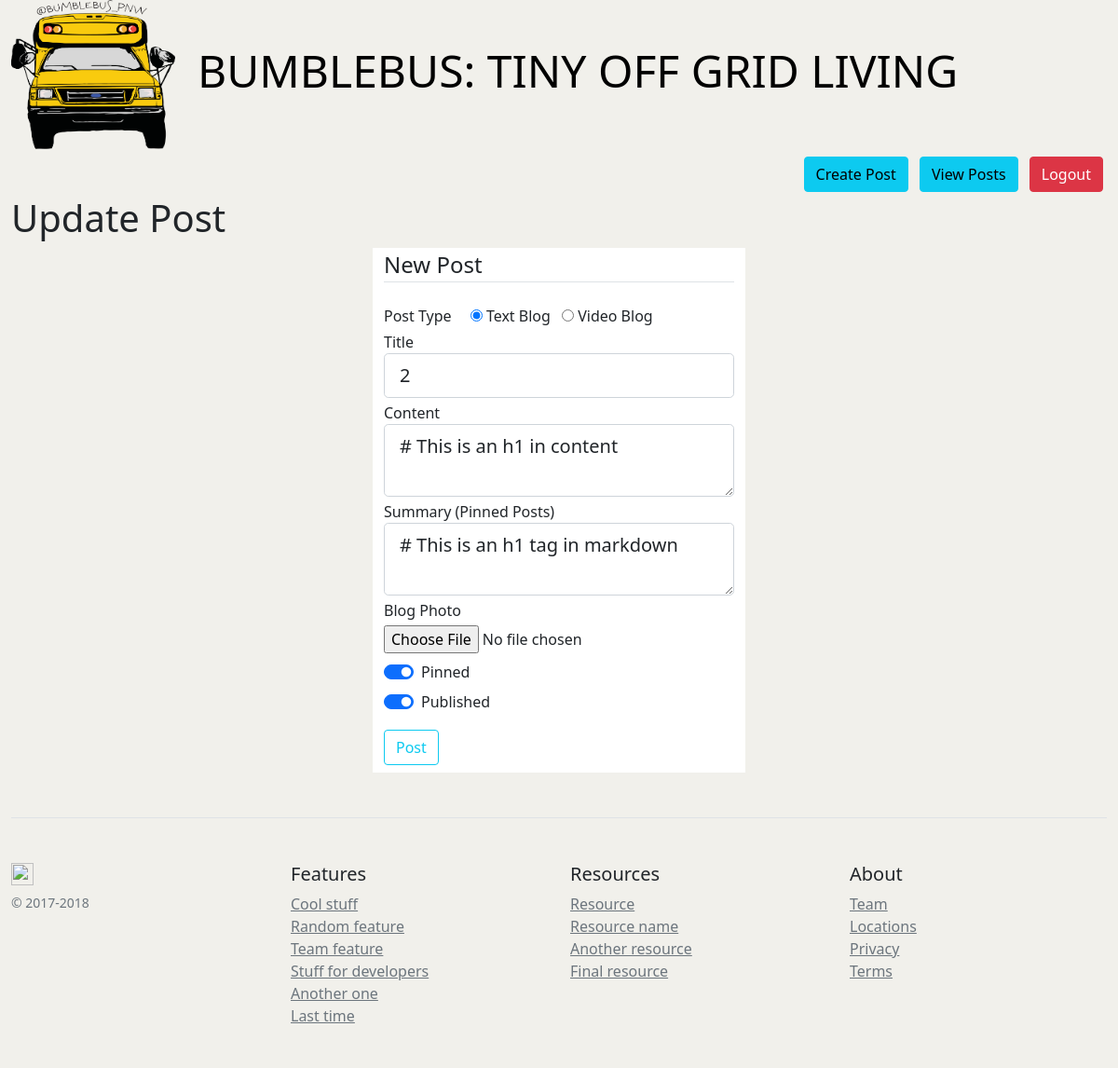
The app's page /post/3/update (signed in) with its own data.
### bumblebus/models.py (models this page shows, shortened)
class Post(db.Model):
	id = db.Column(db.Integer, primary_key=True)
	postType = db.Column(db.String(4), nullable=False)
	title = db.Column(db.String(100), nullable=False)
	date_posted = db.Column(db.DateTime, nullable=False, default=datetime.utcnow) #pass in the function and not the current time; no parens
	content = db.Column(db.Text, nullable=False)
	summary = db.Column(db.Text, nullable=False)
	user_id = db.Column(db.Integer, db.ForeignKey('user.id'), nullable=False)
	pinned = db.Column(db.Boolean, nullable=False, default=False)
	image_file = db.Column(db.String(20), nullable=False, default='blog_default.jpg')
	thumbnail = db.Column(db.String(20), nullable=False, default='blog_default.jpg')
	published = db.Column(db.Boolean, nullable=False, default=False)

### bumblebus/routes.py (the view)
@app.route("/post/<int:post_id>/update", methods=['GET', 'POST'])
@login_required
def post_update(post_id):
	post = Post.query.get_or_404(post_id)
	if post.author != current_user:
		abort(403)
	form = PostForm()
	if form.validate_on_submit():
		postType 	 = form.postType.data
		post.title 	 = form.title.data
		post.content = form.content.data
		post.summary = form.summary.data
		post.pinned  = form.pinned.data
		post.published  = form.published.data
		db.session.commit()
		flash(f'Your post has been updated!', 'success')
		return redirect(url_for('post', post_id=post.id))
	elif request.method == 'GET':
		form.postType.data = post.postType
		form.title.data    = post.title
		form.content.data  = post.content
		form.summary.data  = post.summary
		form.pinned.data   = post.pinned
		form.published.data   = post.published
	return render_template('create_post.html', title="Update Post", form=form, legend='Update Post') # Shares template with post_new

### bumblebus/forms.py
class PostForm(FlaskForm):
	postType = RadioField('Post Type', choices=[('blog','Text Blog'),('vlog','Video Blog')])
	title = StringField('Title', validators=[DataRequired()])
	content = TextAreaField('Content', validators=[DataRequired()])
	summary = TextAreaField('Summary (Pinned Posts)', validators=[DataRequired()])
	picture = FileField('Blog Photo', validators=[FileAllowed(['jpg','png'])])
	pinned = BooleanField('Pinned')
	published = BooleanField('Published')
	content_picture = FileField('Content Photo', validators=[FileAllowed(['jpg','png'])])
	submit = SubmitField('Post')

### bumblebus/models.py (called while the page is built)
@login_manager.user_loader #expects 4 things: is_authenticated, is_active, is_anonymous, get_id; all provided by UserMixin
def load_user(user_id):
	return User.query.get(int(user_id))

### bumblebus/templates/create_post.html (shortened to what this page needs)
{% extends "base.html" %}
{% block content %}
	<h1>{{ legend }}</h1>
	<div class="content-section">
		<div class="row justify-content-center">
			<div class="col-md-4" style="background-color: #fff;" >
				<form method="POST" action="" enctype="multipart/form-data">
					<fieldset class="form-group">
						<legend class="border-bottom mb-4">New Post</legend>
						<div class="form-group ">
							{{ form.postType.label(class="form-check-inline") }}
							{% for field in form.postType %}
								<tr>
									<th>{{ field }}</th>
									<td>{{ field.label(class="me-2") }}</td>
								</tr>
							{% endfor %}
						</div>
						<div class="form-group">
							{{ form.title.label(class="form-control-label mt-1") }}
							{% if form.title.errors %}
								{{ form.title(class="form-control form-control-lg is-invalid") }}
								<div class="invalid-feedback">
									{% for error in form.title.errors%}
										<span>{{ error }}</span>
									{% endfor %}
								</div>
							{% else %}
								{{ form.title(class="form-control form-control-lg") }}
							{% endif %}
						</div>
						<div class="form-group">
							{{ form.content.label(class="form-control-label mt-1") }}
							{% if form.content.errors %}
								{{ form.content(class="form-control form-control-lg is-invalid") }}
								<div class="invalid-feedback">
									{% for error in form.content.errors%}
										<span>{{ error }}</span>
									{% endfor %}
								</div>
							{% else %}
								{{ form.content(class="form-control form-control-lg") }}
							{% endif %}
						</div>
						<div class="form-group">
							{{ form.summary.label(class="form-control-label mt-1") }}
							{% if form.summary.errors %}
								{{ form.summary(class="form-control form-control-lg is-invalid") }}
								<div class="invalid-feedback">
									{% for error in form.summary.errors%}
										<span>{{ error }}</span>
									{% endfor %}
								</div>
							{% else %}
								{{ form.summary(class="form-control form-control-lg") }}
							{% endif %}
						</div>
						<div class="form-group">
							{{ form.picture.label(class="mt-1") }} <br>
							{{ form.picture(class="form-control-file mt-1") }}
						</div>
						<div class="form-group form-check form-switch mt-1">
							{{ form.pinned(class="form-check-input mt-2", type="checkbox",  id="flexSwitchCheckDefault") }}
							{{ form.pinned.label(class="form-check-label mt-1", for="flexSwitchCheckDefault") }}
						</div>
						<div class="form-group form-check form-switch mt-1">
							{{ form.published(class="form-check-input mt-2", type="checkbox",  id="flexSwitchCheckDefault") }}
							{{ form.published.label(class="form-check-label mt-1", for="flexSwitchCheckDefault") }}
						</div>
					</fieldset>
					<div class="form-group pb-2">
						{{ form.submit(class="btn btn-outline-info mt-3" ) }}
					</div>
				</form>
			</div>
		</div>
	</div>
{% endblock %}

### records on screen
Post: title "2", content "# This is an h1 in content", summary "# This is an h1 tag in markdown", pinned "☑", published "☑"

### other values on screen
{{ legend }} "Update Post"
{{ field.label(class="me-2") }} "Text Blog" "Video Blog"
